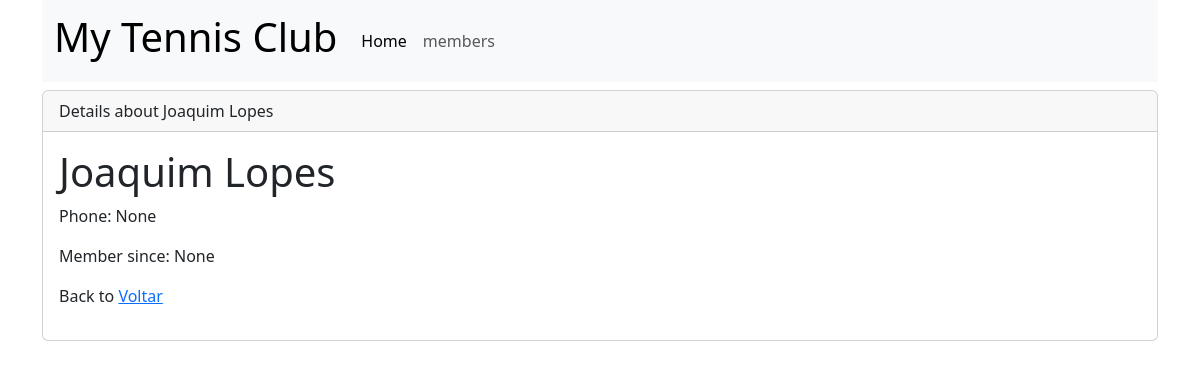
Page /members/details/4 on the committed database.
### members/models.py (models this page shows, shortened)
class Member(models.Model):
    firstname = models.CharField(max_length=255)
    lastname = models.CharField(max_length=255)
    phone = models.IntegerField(null=True)
    joined_date = models.DateField(null=True)

### members/views.py (the view)
# urls.py: path('members/details/<int:id>', views.details, name='details'),
def details(request, id):
    mymember = Member.objects.get(id=id)
    template = loader.get_template('details.html')
    context = {
        'mymember': mymember
    }
    return HttpResponse(template.render(context, request))

### members/templates/details.html (shortened to what this page needs)
{% extends "master.html" %}
{% block content %}
<div class="card mt-2">
    <div class="card-header">
        Details about {{ mymember.firstname}} {{ mymember.lastname}}
    </div>
    <div class="card-body">
        <h1>{{mymember.firstname}} {{mymember.lastname}}</h1>
        <p>Phone: {{mymember.phone}}</p>
        <p>Member since: {{mymember.joined_date}}</p>
        <p>Back to <a href="/members">Voltar</a></p>
    </div>
</div>
{% endblock %}>

### rows in the picture
Member: firstname "Joaquim", lastname "Lopes", phone "None", joined_date "None"
